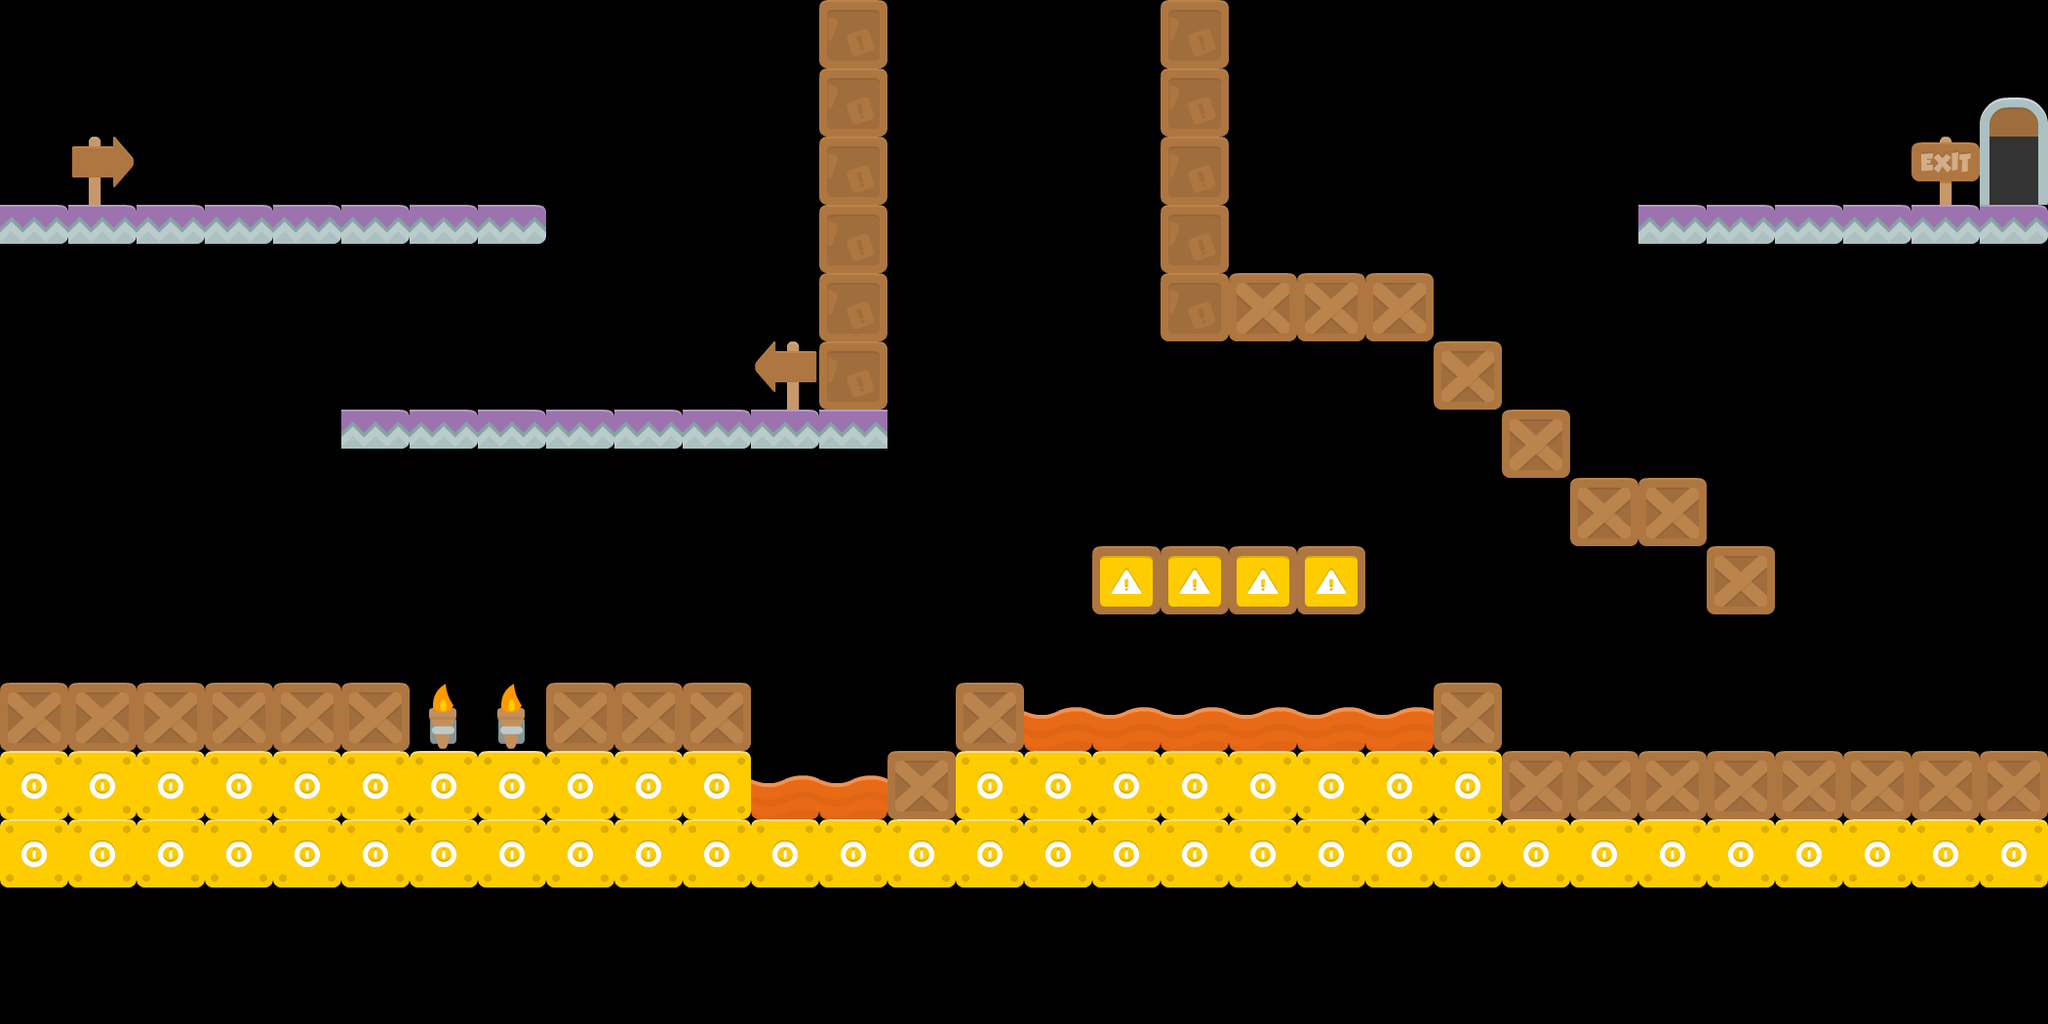

A level layout from a 2D game, rendered from its tile map. Below: a short description, then the map file with tile-grid data replaced by summaries:
An orthogonal 30x15 tile map with 70x70 px tiles, 2 tile layers (Ground, extra) and 23 objects (3x enemy, exit, playerspawn).

<map version="1.0" orientation="orthogonal" renderorder="right-down" width="30" height="15" tilewidth="70" tileheight="70" nextobjectid="44">
 <tileset firstgid="1" name="set" tilewidth="70" tileheight="70" spacing="2" tilecount="156">
  <image source="sprites/mapsheet.png" width="914" height="936" />
 </tileset>
 <layer name="Ground" width="30" height="15">
  <data>[450 cells, 22 non-empty, 3 distinct tile ids]</data>
 </layer>
 <layer name="extra" width="30" height="15">
  <data>[450 cells, 107 non-empty, 12 distinct tile ids]</data>
 </layer>
 <objectgroup name="bounds">
  <object id="1" x="0" y="103.03">
   <polyline points="0,0 -2,593.524 417,592.2 418,592.97" />
  </object>
  <object id="6" x="1122" y="559" width="272" height="68" />
  <object id="8" x="1186" y="-2.5" width="70.5" height="282.5" />
  <object id="9" name="exit" x="2045.5" y="174.5" width="26" height="24">
   <ellipse />
  </object>
  <object id="10" name="playerspawn" x="44" y="186" width="21" height="21">
   <ellipse />
  </object>
  <object id="12" x="560" y="700" width="208" height="68" />
  <object id="15" x="839.333" y="-4" width="70.0003" height="421.333" />
  <object id="16" x="1540" y="768.333" width="556" height="71.667" />
  <object id="18" x="1561.24" y="327.363">
   <polyline points="123.338,-79.3634 122.756,-114.696 529.423,-114.696" />
  </object>
  <object id="20" name="enemy" x="756.85" y="380.303" width="21.2121" height="21.2121">
   <ellipse />
  </object>
  <object id="21" x="2093.97" y="772.727">
   <polyline points="0,0 0.00030303,-812.121" />
  </object>
  <object id="23" name="enemy" x="2031.45" y="709.394" width="21.2121" height="21.2121">
   <ellipse />
  </object>
  <object id="27" x="340" y="421.212" width="566.667" height="41.8182" />
  <object id="30" x="3.0303" y="210.667" width="555.636" height="40.8485" />
  <object id="33" x="978" y="702" width="72" height="68" />
  <object id="35" x="906" y="766" width="72" height="68" />
  <object id="36" name="enemy" x="159.394" y="649.394" width="21.2121" height="21.2121">
   <ellipse />
  </object>
  <object id="37" x="1187" y="282" width="283" height="68" />
  <object id="39" x="1469.83" y="351.333" width="70.8333" height="68" />
  <object id="40" x="1536.58" y="419.333" width="70.8333" height="68" />
  <object id="41" x="1608.58" y="490" width="139.417" height="68" />
  <object id="42" x="1747.25" y="560.667" width="70.8333" height="68" />
  <object id="43" x="1474" y="702.833" width="63.3333" height="71.667" />
 </objectgroup>
</map>